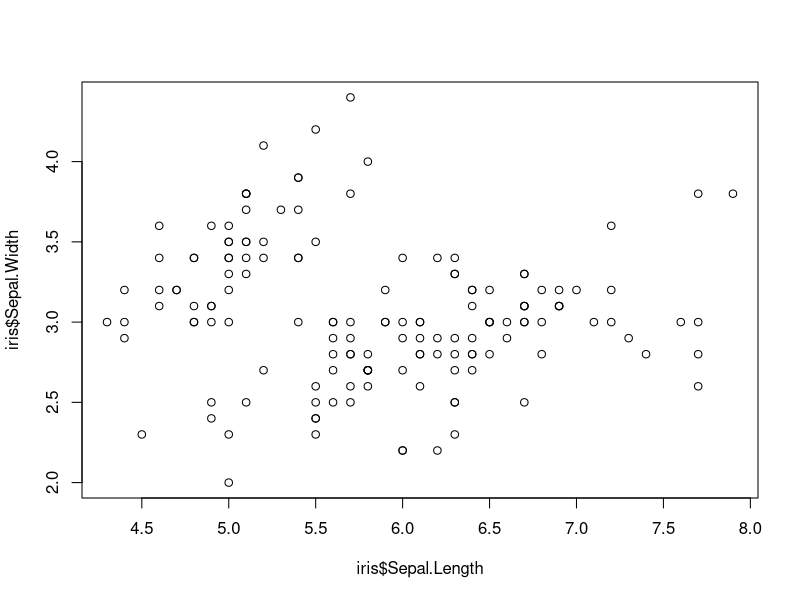
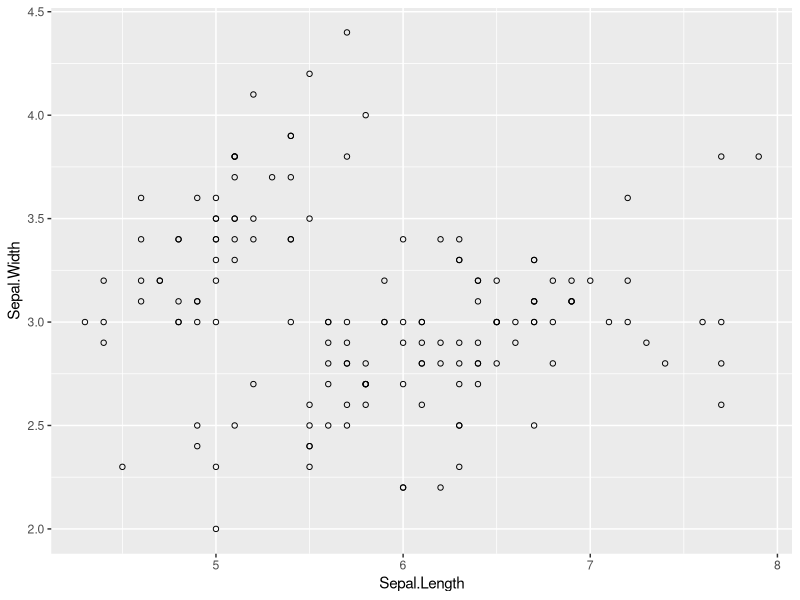
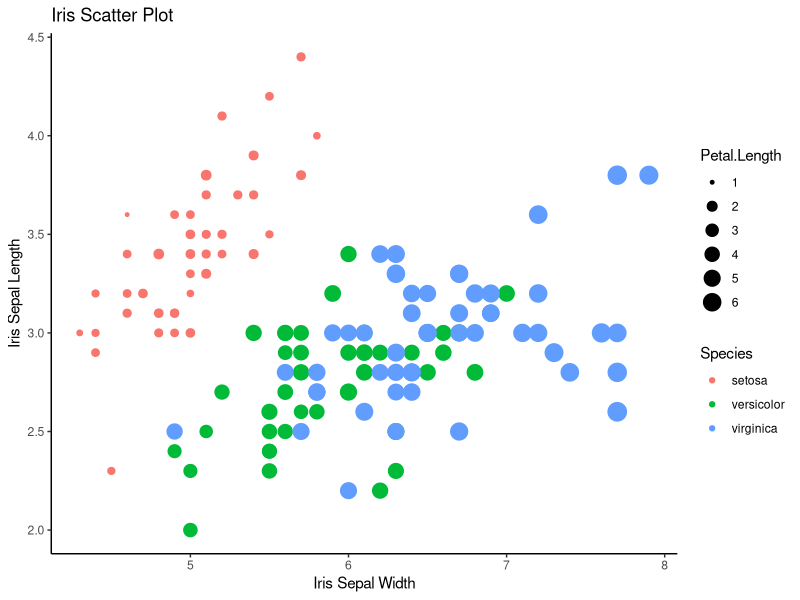

These charts were generated, in order, by the following R code:
#Activity 4
#KW, 10/09/2025-10/17/2025

rm(list=ls())

#use built in iris dataset
head(iris)
#load in tidyverse packages
#install.packages(c("tidyverse"))
library(tidyverse)

#######################
## Part 1: for loops ##
#######################

#iris versicolor data
flower<-iris[iris$Species=="versicolor",]

#creating vector to hold regression variables
regforms1<-c("Sepal.Length~Sepal.Width",
             "Petal.Length~Petal.Width",
             "Sepal.Length~Petal.Length")

#create empty list to hold results
regresults<-list()

#create for loop to run regression model 
for(i in 1:3){
  regresults [[i]]<-lm(as.formula(regforms1[i]), flower)
}

###########################
## Part 2: data in dplyr ##
###########################

#use dplyr to join data of max. height
#to new iris data frame

height<-data.frame(Species=c("virginica","setosa","versicolor"),
                   Height.cm=c(60,100,11.8))
#load in dplyr
library(dplyr)

Iris<-iris

#create new Iris data frame including height
IrisHeight<-left_join(Iris,height,by="Species")

##############################
## Part 3: plots in ggplot2 ##
##############################

#look at base R scatter plot
plot(iris$Sepal.Length,iris$Sepal.Width)

#load in ggplot2
library(ggplot2)
#3a. make the same plot in ggplot
ggplot(data=iris,
       aes(x=Sepal.Length, y=Sepal.Width))+
      geom_point(shape=1)

#3b. get rid of grid lines
#3c. add title and axis labels,
#show species by color, 
#make the point size proportional to petal length
ggplot(data=iris, 
      aes(x=Sepal.Length, y=Sepal.Width, 
          color=Species, size=Petal.Length))+
      geom_point()+
      theme_classic()+
      labs(x="Iris Sepal Width", 
           y="Iris Sepal Length",
           title="Iris Scatter Plot")
      
      

        

